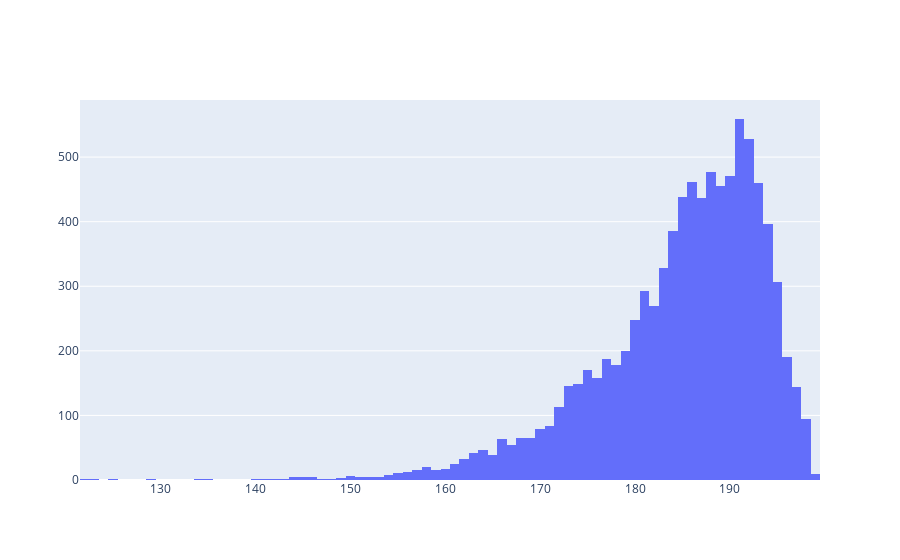
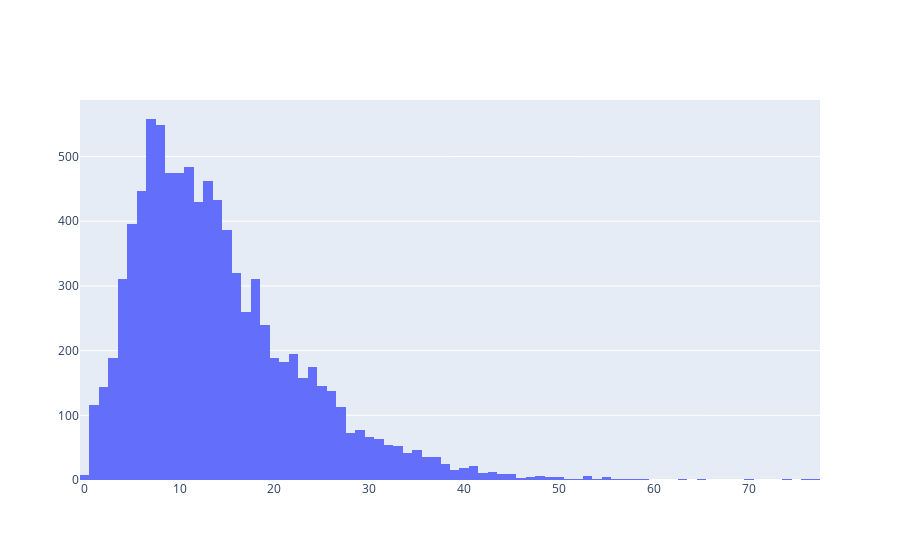

These figures' notebook cell, in order:
### Code cell
def showVoteDist(votes):
    #histogramm of how many members votes yes, no, abstain per vote
    present = []
    absent = []
    for v in votes:
        s = len(v.yes) + len(v.no) + len(v.abstain)
        present.append(s)
        absent.append(len(v.novote))
    plot.hist(present)
    plot.hist(absent)
showVoteDist(votes)

### Figure 1 — Plotly figure (JSON) as saved in the notebook; plotly's stock layout.template omitted (floating-point values rounded to 4 significant figures; data arrays with more than 128 entries replaced by an {"elided": "..."} marker saying what was removed)
{"data": [{"type": "histogram", "x": {"elided": "9004 int values"}}], "layout": {}}

### Figure 2 — Plotly figure (JSON) as saved in the notebook; plotly's stock layout.template omitted (floating-point values rounded to 4 significant figures; data arrays with more than 128 entries replaced by an {"elided": "..."} marker saying what was removed)
{"data": [{"type": "histogram", "x": {"elided": "9004 int values"}}], "layout": {}}
